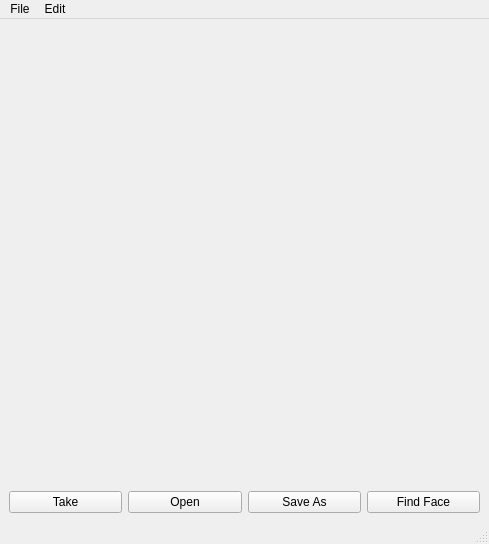
<?xml version="1.0" encoding="UTF-8"?>
<ui version="4.0">
 <class>MainWindow</class>
 <widget class="QMainWindow" name="MainWindow">
  <property name="geometry">
   <rect>
    <x>0</x>
    <y>0</y>
    <width>489</width>
    <height>544</height>
   </rect>
  </property>
  <property name="windowTitle">
   <string>MainWindow</string>
  </property>
  <widget class="QWidget" name="centralwidget">
   <layout class="QVBoxLayout" name="verticalLayout">
    <item>
     <widget class="QLabel" name="label">
      <property name="text">
       <string/>
      </property>
     </widget>
    </item>
    <item>
     <layout class="QHBoxLayout" name="horizontalLayout_2">
      <item>
       <widget class="QPushButton" name="Take">
        <property name="text">
         <string>Take</string>
        </property>
       </widget>
      </item>
      <item>
       <widget class="QPushButton" name="Open">
        <property name="text">
         <string>Open</string>
        </property>
       </widget>
      </item>
      <item>
       <widget class="QPushButton" name="SaveAs">
        <property name="text">
         <string>Save As</string>
        </property>
       </widget>
      </item>
      <item>
       <widget class="QPushButton" name="FindFace">
        <property name="text">
         <string>Find Face</string>
        </property>
       </widget>
      </item>
     </layout>
    </item>
   </layout>
  </widget>
  <widget class="QMenuBar" name="menubar">
   <property name="geometry">
    <rect>
     <x>0</x>
     <y>0</y>
     <width>489</width>
     <height>20</height>
    </rect>
   </property>
   <widget class="QMenu" name="menuFile">
    <property name="title">
     <string>File</string>
    </property>
    <addaction name="actionOpen"/>
    <addaction name="actionSave"/>
   </widget>
   <widget class="QMenu" name="menuEdit">
    <property name="title">
     <string>Edit</string>
    </property>
    <addaction name="actionRectangle"/>
    <addaction name="actionCircle"/>
   </widget>
   <addaction name="menuFile"/>
   <addaction name="menuEdit"/>
  </widget>
  <widget class="QStatusBar" name="statusbar"/>
  <action name="actionOpen">
   <property name="text">
    <string>Open</string>
   </property>
  </action>
  <action name="actionSave">
   <property name="text">
    <string>Save</string>
   </property>
  </action>
  <action name="actionRectangle">
   <property name="text">
    <string>Rectangle</string>
   </property>
  </action>
  <action name="actionCircle">
   <property name="text">
    <string>Circle</string>
   </property>
  </action>
 </widget>
 <resources/>
 <connections>
  <connection>
   <sender>SaveAs</sender>
   <signal>clicked()</signal>
   <receiver>actionSave</receiver>
   <slot>trigger()</slot>
   <hints>
    <hint type="sourcelabel">
     <x>363</x>
     <y>393</y>
    </hint>
    <hint type="destinationlabel">
     <x>-1</x>
     <y>-1</y>
    </hint>
   </hints>
  </connection>
  <connection>
   <sender>Open</sender>
   <signal>clicked()</signal>
   <receiver>actionOpen</receiver>
   <slot>trigger()</slot>
   <hints>
    <hint type="sourcelabel">
     <x>185</x>
     <y>393</y>
    </hint>
    <hint type="destinationlabel">
     <x>-1</x>
     <y>-1</y>
    </hint>
   </hints>
  </connection>
 </connections>
</ui>
